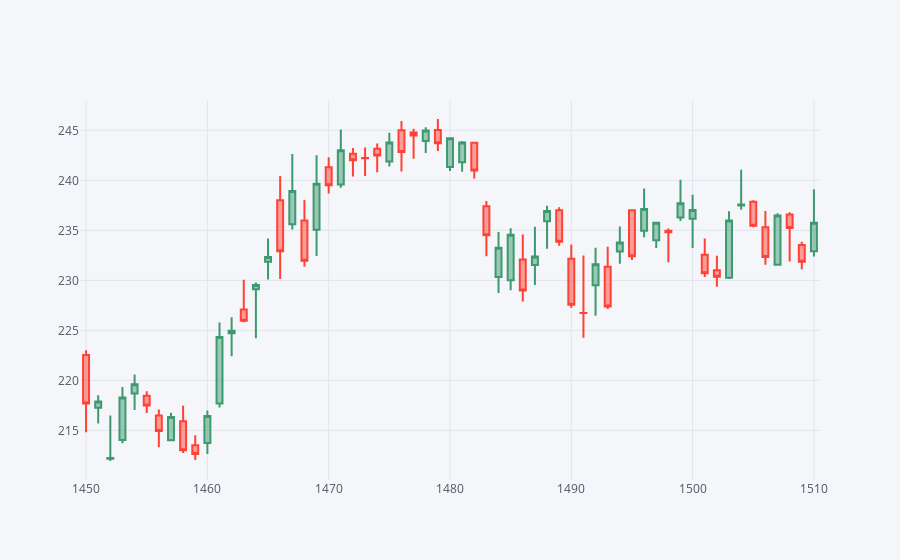

The notebook cell saved with this chart:
### Code cell
# creating a candle stick graph for financial year 2021
data_2021 = data[data.Date.dt.year == 2021]

data_2021.iplot(kind = 'candle', high = 'High', low = 'Low', close = 'Close', open = 'Open')
